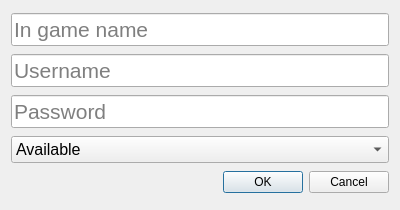
<?xml version="1.0" encoding="UTF-8"?>
<ui version="4.0">
 <class>AddDialog</class>
 <widget class="QDialog" name="AddDialog">
  <property name="geometry">
   <rect>
    <x>0</x>
    <y>0</y>
    <width>400</width>
    <height>210</height>
   </rect>
  </property>
  <property name="windowTitle">
   <string>Dialog</string>
  </property>
  <layout class="QVBoxLayout" name="verticalLayout">
   <item>
    <widget class="QLineEdit" name="ign">
     <property name="font">
      <font>
       <family>Arial</family>
       <pointsize>16</pointsize>
      </font>
     </property>
     <property name="placeholderText">
      <string>In game name</string>
     </property>
    </widget>
   </item>
   <item>
    <widget class="QLineEdit" name="usr">
     <property name="font">
      <font>
       <family>Arial</family>
       <pointsize>16</pointsize>
      </font>
     </property>
     <property name="placeholderText">
      <string>Username</string>
     </property>
    </widget>
   </item>
   <item>
    <widget class="QLineEdit" name="pwd">
     <property name="font">
      <font>
       <family>Arial</family>
       <pointsize>16</pointsize>
      </font>
     </property>
     <property name="placeholderText">
      <string>Password</string>
     </property>
    </widget>
   </item>
   <item>
    <widget class="QComboBox" name="sts">
     <property name="font">
      <font>
       <family>Arial</family>
       <pointsize>12</pointsize>
      </font>
     </property>
     <item>
      <property name="text">
       <string>Available</string>
      </property>
     </item>
     <item>
      <property name="text">
       <string>Perma</string>
      </property>
     </item>
     <item>
      <property name="text">
       <string>Temp</string>
      </property>
     </item>
    </widget>
   </item>
   <item>
    <layout class="QVBoxLayout" name="date"/>
   </item>
   <item>
    <widget class="QDialogButtonBox" name="buttonBox">
     <property name="orientation">
      <enum>Qt::Horizontal</enum>
     </property>
     <property name="standardButtons">
      <set>QDialogButtonBox::Cancel|QDialogButtonBox::Ok</set>
     </property>
    </widget>
   </item>
  </layout>
 </widget>
 <resources/>
 <connections>
  <connection>
   <sender>buttonBox</sender>
   <signal>accepted()</signal>
   <receiver>AddDialog</receiver>
   <slot>accept()</slot>
   <hints>
    <hint type="sourcelabel">
     <x>248</x>
     <y>254</y>
    </hint>
    <hint type="destinationlabel">
     <x>157</x>
     <y>274</y>
    </hint>
   </hints>
  </connection>
  <connection>
   <sender>buttonBox</sender>
   <signal>rejected()</signal>
   <receiver>AddDialog</receiver>
   <slot>reject()</slot>
   <hints>
    <hint type="sourcelabel">
     <x>316</x>
     <y>260</y>
    </hint>
    <hint type="destinationlabel">
     <x>286</x>
     <y>274</y>
    </hint>
   </hints>
  </connection>
 </connections>
</ui>
